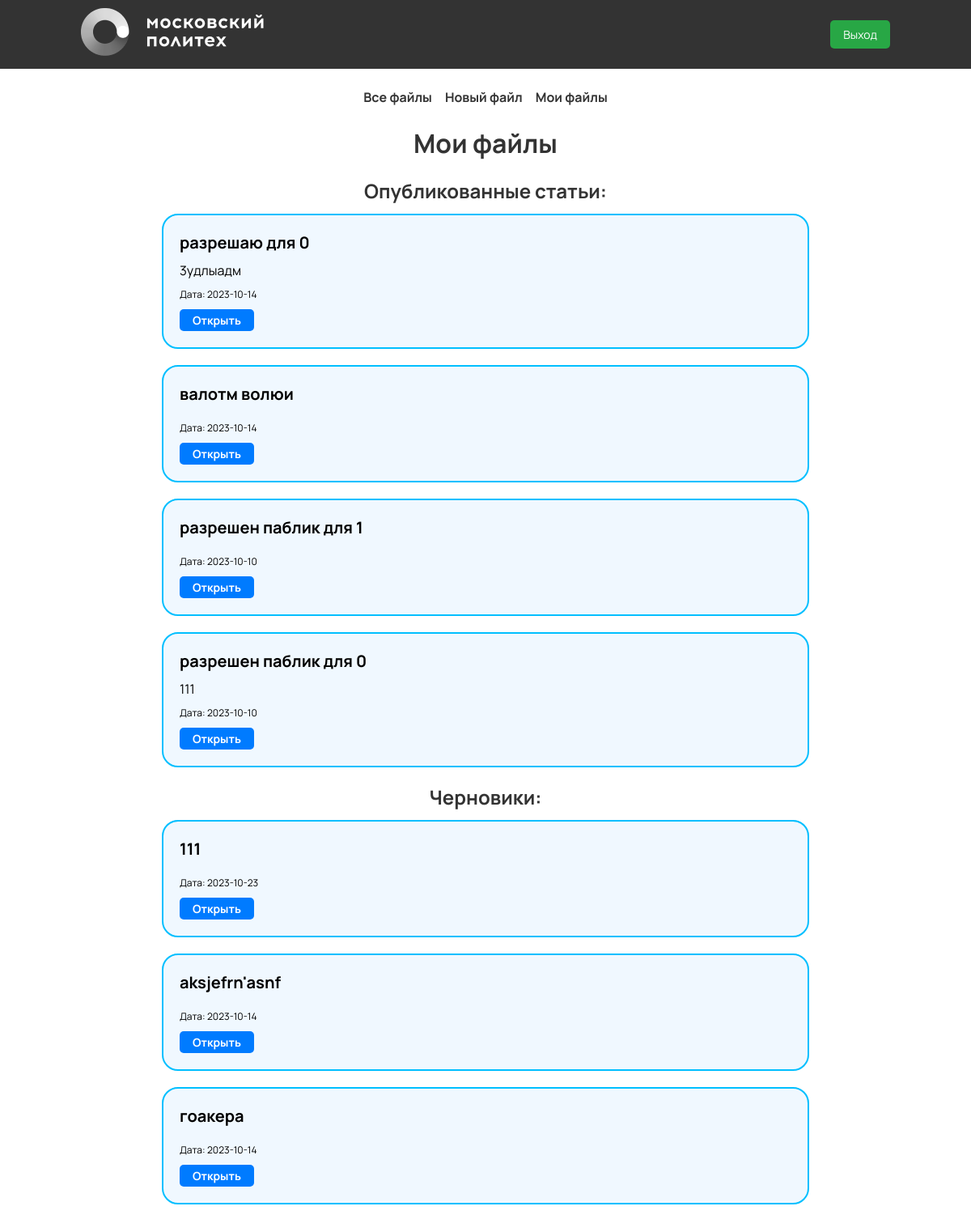
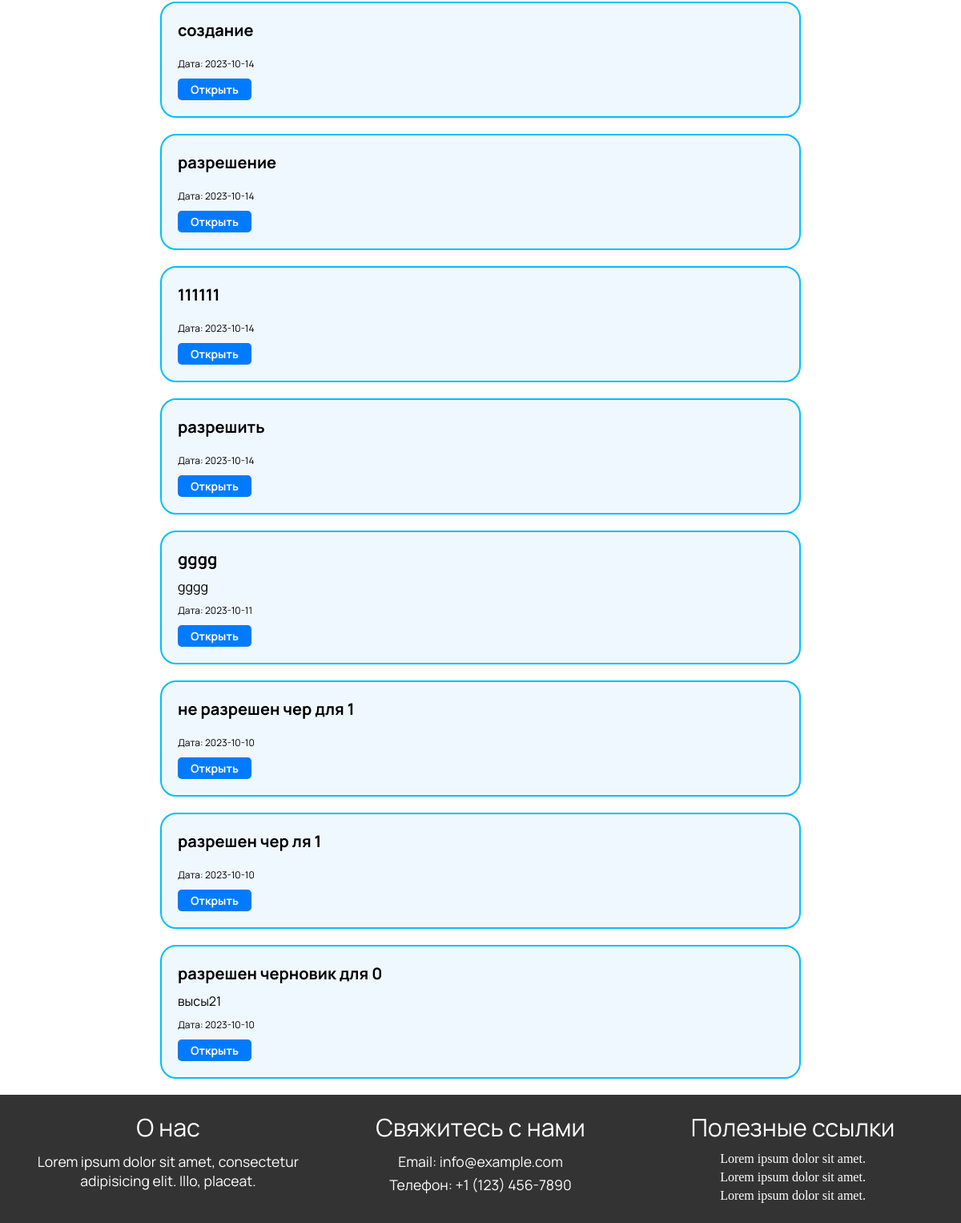
/myposts (signed in), run on the app's committed database (2 pictures, top to bottom).
### db.py (models this page shows, shortened)
class Article(db.Model):
    id = db.Column(db.Integer, primary_key=True)
    title = db.Column(db.String(100), nullable=False)
    intro = db.Column(db.String(300))
    text = db.Column(db.Text, nullable=False)
    date = db.Column(db.DateTime, default=datetime.utcnow)
    user_id = db.Column(db.Integer, db.ForeignKey('user.id'), nullable=False)
    status = db.Column(db.String(20), default='draft')  # Добавляем поле для статуса (draft или published)

### main.py (the view)
@app.route('/myposts')
def myposts():
    if current_user.is_authenticated:
        user_articles = Article.query.filter_by(user_id=current_user.id).order_by(Article.date.desc()).all()
        access_articles = Article.query.join(DraftAccess, Article.id == DraftAccess.draft_id) \
            .filter(DraftAccess.user_id == current_user.id).all()
        user_articles_set = set(user_articles)
        access_articles_set = set(access_articles)
        articles_set = user_articles_set.union(access_articles_set)
        articles = sorted(list(articles_set), key=lambda x: x.date, reverse=True)
        return render_template("my_posts.html", articles=articles)
    else:
        return redirect(url_for('login_page'))

### main.py (called while the page is built)
@manager.user_loader
def load_user(user_id):
    return User.query.get(user_id)

@app.after_request
def redirect_to_signin(response):
    if response.status_code == 401:
        return redirect(url_for('login_page') + '?next=' + request.url)
    return response

### templates/my_posts.html (shortened to what this page needs)
{% extends 'base.html' %}
{% block body %}
<div class="posts">
	<h1 class="posts__title">
		Мои файлы
	</h1>
	<h3 class="posts__subtitle">Опубликованные статьи:</h3>
	<ul class="posts-list">
		{% for article in articles %}
		{% if article.status == 'published' %}
		<li class="posts-list__item">
			<p class="posts-list__title">
				{{ article.title }}
			</p>
			<p class="posts-list__intro">
				{{ article.intro }}
			</p>
			<p class="posts-list__date">
				Дата: {{ article.date.date() }}
			</p>
			<a
				class="posts-list__open"
				href="{{ url_for('posts.posts_detail', id=article.id) }}"
			>
				Открыть
			</a>
		</li>
		{% endif %}
		{% endfor %}
	</ul>
	<h3 class="posts__subtitle">Черновики:</h3>
	<ul class="posts-list">
		{% for article in articles %}
		{% if article.status == 'draft' %}
		<li class="posts-list__item">
			<p class="posts-list__title">
				{{ article.title }}
			</p>
			<p class="posts-list__intro">
				{{ article.intro }}
			</p>
			<p class="posts-list__date">
				Дата: {{ article.date.date() }}
			</p>
			<a
				class="posts-list__open"
				href="{{ url_for('posts.posts_detail', id=article.id) }}"
			>
				Открыть
			</a>
		</li>
		{% endif %}
		{% endfor %}
	</ul>
</div>
{% endblock %}

### static/css/default.css (style rules this page uses)
html * { box-sizing: border-box; margin: 0; padding: 0; transition: 0.3s; }
body { display: flex; flex-direction: column; min-height: 100vh; }

### static/css/posts.css (style rules this page uses)
.posts { margin: 0 auto; display: flex; flex-direction: column; max-width: 800px; width: 100%; }
.posts__title { font-family: Manrope, serif; font-size: 32px; font-weight: bold; line-height: normal; color: #333333; margin-bottom: 20px; text-align: center; }
.posts__subtitle { font-family: Manrope, serif; font-size: 24px; font-weight: bold; line-height: normal; color: #333333; margin-bottom: 12px; text-align: center; }
.posts-list__item { display: flex; flex-direction: column; margin-bottom: 20px; padding: 20px; border: deepskyblue 2px solid; background: aliceblue; border-radius: 20px; gap: 10px; }
.posts-list__intro { font-family: Manrope, serif; font-size: 16px; font-weight: regular; line-height: normal; }
.posts-list__date { font-family: Manrope, serif; font-size: 12px; font-weight: regular; line-height: normal; }
.posts-list__title { font-family: Manrope, serif; font-size: 20px; font-weight: bold; line-height: normal; }
.posts-list__open { font-family: Manrope, serif; font-size: 14px; font-weight: bold; line-height: normal; width: fit-content; text-decoration: none; padding: 4px 16px; border-radius: 5px; background-color: #007bff; color: #fff; }

### data on the page
Article: title "разрешаю для 0", intro "3удлыадм", date "2023-10-14"
Article: title "валотм волюи", date "2023-10-14"
Article: title "разрешен паблик для 1", date "2023-10-10"
Article: title "разрешен паблик для 0", intro "111", date "2023-10-10"
Article: title "111", date "2023-10-23"
Article: title "aksjefrn'asnf", date "2023-10-14"
Article: title "гоакера", date "2023-10-14"
Article: title "создание", date "2023-10-14"
Article: title "разрешение", date "2023-10-14"
Article: title "111111", date "2023-10-14"
Article: title "разрешить", date "2023-10-14"
Article: title "gggg", intro "gggg", date "2023-10-11"
Article: title "не разрешен чер для 1", date "2023-10-10"
Article: title "разрешен чер ля 1", date "2023-10-10"
Article: title "разрешен черновик для 0", intro "высы21", date "2023-10-10"
